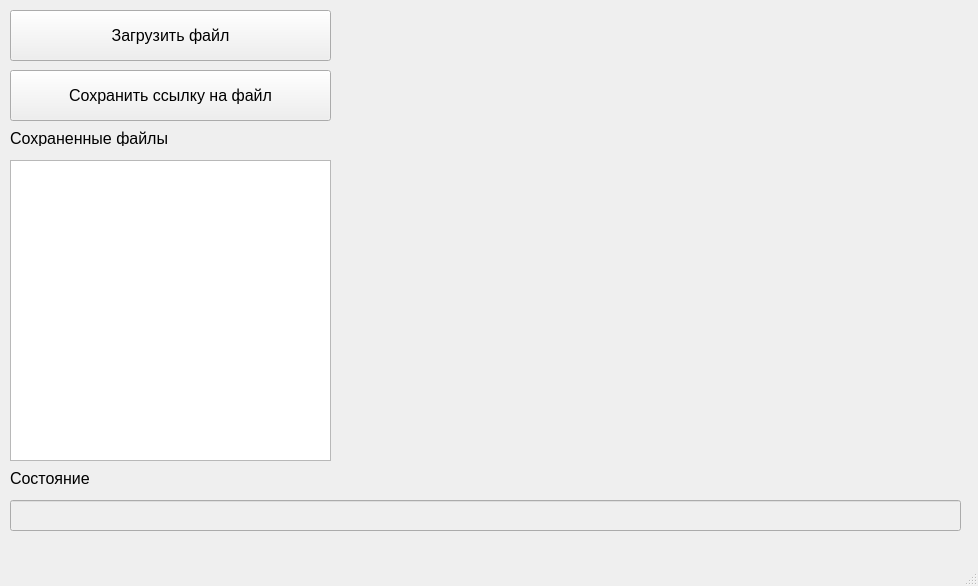
<?xml version="1.0" encoding="UTF-8"?>
<ui version="4.0">
 <class>MainWindow</class>
 <widget class="QMainWindow" name="MainWindow">
  <property name="geometry">
   <rect>
    <x>0</x>
    <y>0</y>
    <width>978</width>
    <height>586</height>
   </rect>
  </property>
  <property name="windowTitle">
   <string>MainWindow</string>
  </property>
  <widget class="QWidget" name="centralwidget">
   <widget class="QPushButton" name="pushButton">
    <property name="geometry">
     <rect>
      <x>10</x>
      <y>10</y>
      <width>321</width>
      <height>51</height>
     </rect>
    </property>
    <property name="font">
     <font>
      <pointsize>12</pointsize>
     </font>
    </property>
    <property name="text">
     <string>Загрузить файл</string>
    </property>
   </widget>
   <widget class="QPushButton" name="pushButton_2">
    <property name="geometry">
     <rect>
      <x>10</x>
      <y>70</y>
      <width>321</width>
      <height>51</height>
     </rect>
    </property>
    <property name="font">
     <font>
      <pointsize>12</pointsize>
     </font>
    </property>
    <property name="text">
     <string>Сохранить ссылку на файл</string>
    </property>
   </widget>
   <widget class="QLabel" name="imageLabel">
    <property name="geometry">
     <rect>
      <x>350</x>
      <y>10</y>
      <width>601</width>
      <height>471</height>
     </rect>
    </property>
    <property name="text">
     <string/>
    </property>
   </widget>
   <widget class="QLineEdit" name="lineEdit">
    <property name="enabled">
     <bool>false</bool>
    </property>
    <property name="geometry">
     <rect>
      <x>10</x>
      <y>500</y>
      <width>951</width>
      <height>31</height>
     </rect>
    </property>
   </widget>
   <widget class="QLabel" name="label">
    <property name="geometry">
     <rect>
      <x>10</x>
      <y>470</y>
      <width>111</width>
      <height>16</height>
     </rect>
    </property>
    <property name="font">
     <font>
      <pointsize>12</pointsize>
     </font>
    </property>
    <property name="text">
     <string>Состояние</string>
    </property>
   </widget>
   <widget class="QListWidget" name="listWidget">
    <property name="geometry">
     <rect>
      <x>10</x>
      <y>160</y>
      <width>321</width>
      <height>301</height>
     </rect>
    </property>
   </widget>
   <widget class="QLabel" name="label_2">
    <property name="geometry">
     <rect>
      <x>10</x>
      <y>130</y>
      <width>161</width>
      <height>16</height>
     </rect>
    </property>
    <property name="font">
     <font>
      <pointsize>12</pointsize>
     </font>
    </property>
    <property name="text">
     <string>Сохраненные файлы</string>
    </property>
   </widget>
  </widget>
  <widget class="QMenuBar" name="menubar">
   <property name="geometry">
    <rect>
     <x>0</x>
     <y>0</y>
     <width>978</width>
     <height>22</height>
    </rect>
   </property>
  </widget>
  <widget class="QStatusBar" name="statusbar"/>
 </widget>
 <resources/>
 <connections/>
</ui>
